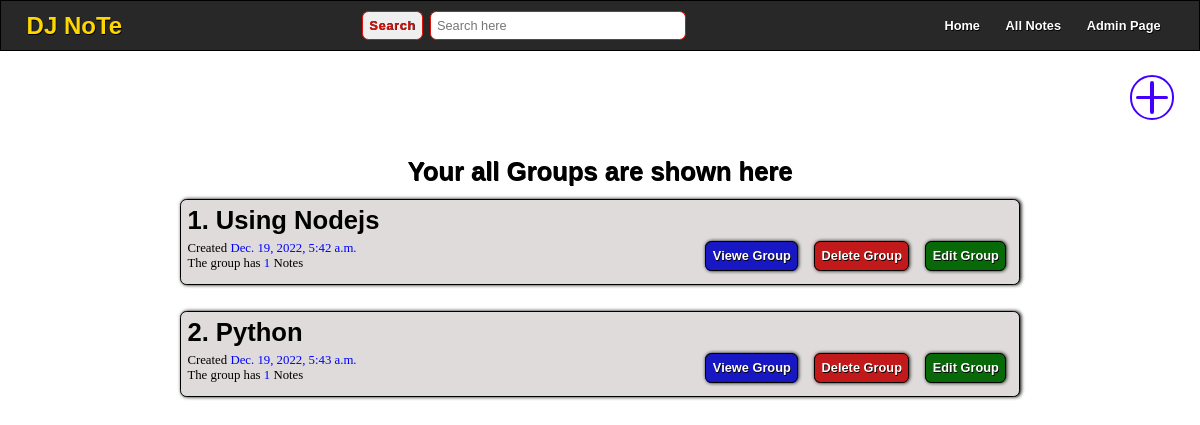
The page / on the database its author committed.
### home/models.py (models this page shows)
class Group(models.Model):
    name = models.CharField(max_length=100)
    time = models.DateTimeField(default=now)

class Note(models.Model):
    group = models.ForeignKey(Group, on_delete=models.CASCADE)
    title = models.CharField(max_length=300)
    desc = models.TextField()
    time = models.DateTimeField(default=now)

### home/views.py (the view)
# urls.py: 2. Add a URL to urlpatterns:  path('', views.home, name='home')
def home(req):
    groups = Group.objects.all()
    if req.method == 'POST':
        name = req.POST['name']
        newGroup = Group(name = name)
        newGroup.save()
        messages.success(req, "Your Group has been created")
    return render(req, 'home.html' , {'groups':groups, })

### templates/home.html (shortened to what this page needs)
{% extends 'main.html' %}
{% load static %}
{% block link %}
    <link rel="stylesheet" href="{% static 'Style/home.css' %}">
    <link rel="stylesheet" href="{% static 'Style/homeGroup.css' %}">
{% endblock link %}
{% block body %}
    <div class="createGroup">
        <div class="createGroupIcon">
            <div class="round"></div>
        </div>
    </div>
    <section class="allGroup">
        <h1 class='allGroup_message'>Your all Groups are shown here</h1>
        {% for i in groups %}
            <div class='group'>
                <h3 class='title'>{{ forloop.counter }}. {{i.name}}</h3>
                <div class="other">
                    <div class='info'>
                        <p class='time'>Created <span>{{i.time}}</span></p>
                        <p class='noteLenght'>The group has <span>{{i.note_set.all|length}}</span> Notes</p>
                    </div>
                    <div class="links">
                        <a href="{% url 'group' i.id %}"           class='view_note'>Viewe Group</a>
                        <a href="{% url 'deleteGroup' i.id %}" class='delete'>Delete Group</a>
                        <a href="{% url 'group' i.id %}" class='edit'>Edit Group</a>
                    </div>
                </div>
            </div>
        {% endfor %}
    </section>
{% endblock body %}

### static/Style/main.css (style rules this page uses)
:root { --root-color:rgb(224, 16, 9); }
* { margin: 0; padding: 0; box-sizing: border-box; }
html { font-size: 62.5%; }
body { position: relative; width: 100vw; height: 100vh; }
@media only screen and (max-width: 2000px) { html { font-size: 70%; } }
@media only screen and (max-width: 1800px) { html { font-size: 65%; } }
@media only screen and (max-width: 1600px) { html { font-size: 50%; } }
@media only screen and (max-width: 1200px) { html { font-size: 40%; } }

### static/Style/home.css (style rules this page uses)
.createGroup { position: relative; margin: 2rem 0; margin-left: auto; width: auto; display: flex; flex-direction: row; align-items: center; padding: 0 4rem; }
.createGroup .createGroupIcon { margin-left: auto; position: relative; transition: transform 0.3s; }
.createGroup .createGroupIcon .round { --round-icon-color:rgb(68, 0, 255); --round-widht-height:7rem; position: relative; width: var(--round-widht-height); height: var(--round-widht-height); border-radius: 50%; display: flex; justify-content: center; align-items: center; border: 0.4rem solid var(--round-icon-color); margin-left: auto; }
.createGroup .createGroupIcon .round::before, .round::after { position: absolute; content: ''; background-color: var(--round-icon-color); border-radius: 1rem; }
.createGroup .createGroupIcon .round::before { width: 80%; height: 0.5rem; }
.createGroup .createGroupIcon .round::after { width: 0.5rem; height: 80%; }

### static/Style/homeGroup.css (style rules this page uses)
:root { --root-color:rgb(224, 16, 9); }
.allGroup { position: relative; width: 100vw; margin: 4rem 0; display: flex; flex-direction: column; align-items: center; }
.allGroup .allGroup_message { font-size: 4rem; font-weight: bold; font-family: sans-serif; color: black; text-shadow: 0.1rem 0.1rem 0.1rem black; }
.allGroup .group { position: relative; margin: 2rem 0; border: 0.2rem solid black; width: 70%; padding: 1rem; border-radius: 1rem; background-color: #dfdbdb; box-shadow: 0.2rem 0 0.6rem black; }
.allGroup .group .title { font-size: 4rem; font-family: sans-serif; }
.allGroup .group .other { margin: 1rem 0; display: flex; flex-direction: row; justify-content: space-between; align-items: center; font-size: 2rem; }
.allGroup .group .other .time { display: inline-block; }
.allGroup .group .other .info span { color: blue; }
.allGroup .group .other a { padding: 1rem; color: white; border-radius: 1rem; border: 0.1rem solid black; text-decoration: none; font-family: sans-serif; font-weight: bold; text-shadow: 0.1rem 0.05rem 0.1rem black; margin: 0 1rem; box-shadow: 0.1rem 0 0.6rem black; }
.allGroup .group .other .links a.view_note { background-color: rgb(23, 23, 195); }
.allGroup .group .other .links a.delete { background-color: rgb(194, 26, 26); }
.allGroup .group .other .links a.edit { background-color: rgb(8, 105, 8); }

### rows shown on the page
Group: name "Using Nodejs", time "Dec. 19, 2022, 5:42 a.m.", note_set.all|length "1"
Group: name "Python", time "Dec. 19, 2022, 5:43 a.m.", note_set.all|length "1"
